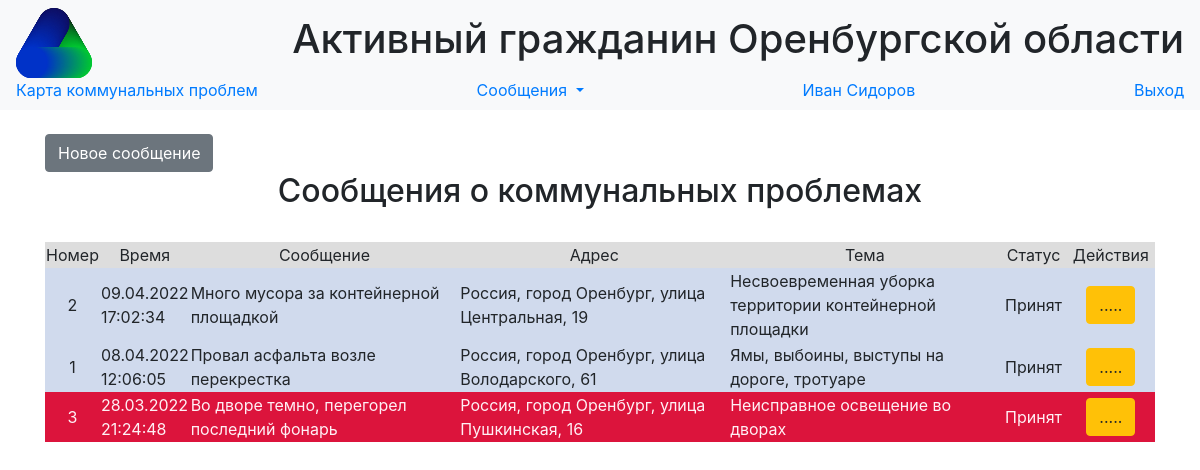
The app's page /calls (signed in), older data.
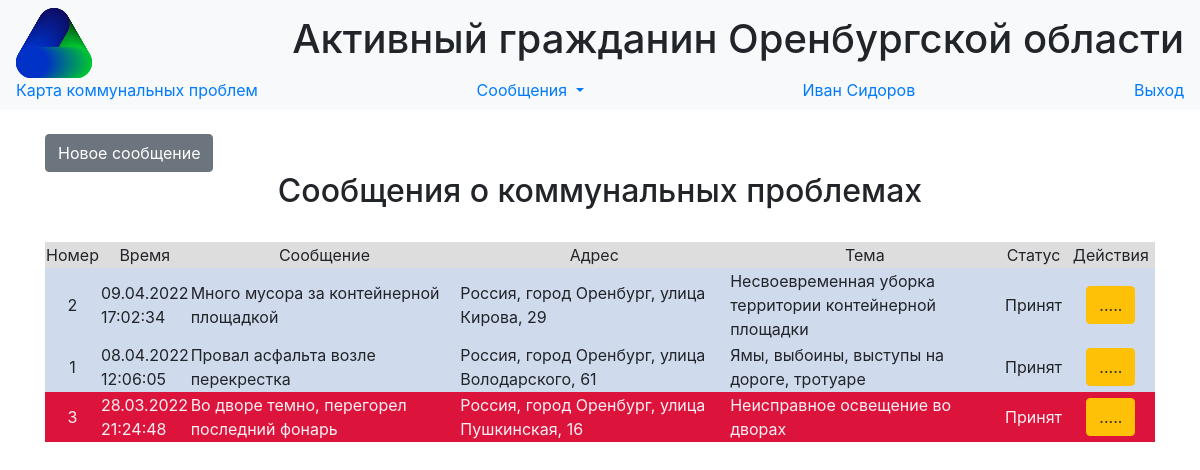
The same page, newer data.
### data/users.py (models this page shows, shortened)
class User(SqlAlchemyBase, UserMixin,SerializerMixin):
    __tablename__ = 'users'
    id = sqlalchemy.Column(sqlalchemy.Integer,
                           primary_key=True, autoincrement=True)
    surname = sqlalchemy.Column(sqlalchemy.String, nullable=True)
    name = sqlalchemy.Column(sqlalchemy.String, nullable=True)
    position = sqlalchemy.Column(sqlalchemy.String, nullable=True)
    locality = sqlalchemy.Column(sqlalchemy.String, nullable=True)
    email = sqlalchemy.Column(sqlalchemy.String,
                              index=True, unique=True, nullable=True)
    hashed_password = sqlalchemy.Column(sqlalchemy.String, nullable=True)
    modified_date = sqlalchemy.Column(sqlalchemy.DateTime,
                                      default=datetime.datetime.now)

### data/calls.py (models this page shows, shortened)
class Call(SqlAlchemyBase, SerializerMixin):
    __tablename__ = 'calls'
    id = sqlalchemy.Column(sqlalchemy.Integer,
                           primary_key=True, autoincrement=True)
    message = sqlalchemy.Column(sqlalchemy.String, nullable=True)
    address = sqlalchemy.Column(sqlalchemy.String, nullable=True)
    point = sqlalchemy.Column(sqlalchemy.String, nullable=True)
    service = sqlalchemy.Column(sqlalchemy.String, nullable=True)
    status = sqlalchemy.Column(sqlalchemy.String, nullable=True)
    call_time = sqlalchemy.Column(sqlalchemy.DateTime,
                                  default=datetime.datetime.utcnow())
    finish_time = sqlalchemy.Column(sqlalchemy.DateTime,
                                    nullable=True)
    answer = sqlalchemy.Column(sqlalchemy.String, nullable=True)

### main.py (the view)
@app.route('/calls')
@login_required
def calls():
    db_sess = db_session.create_session()
    calls = db_sess.query(Call).order_by(desc(Call.call_time)).all()
    db_sess.commit()
    return render_template('calls.html', calls=calls, time_now=datetime.datetime.today())

### data/db_session.py (called while the page is built)
def create_session() -> Session:
    global __factory
    return __factory()

### main.py (called while the page is built)
@login_manager.user_loader
def load_user(user_id):
    db_sess = db_session.create_session()
    return db_sess.query(User).get(user_id)

### templates/calls.html (shortened to what this page needs)
{% extends "base.html" %}
{% block content %}
{% set STATUSES  = {"received": "Принят", "serviced": "Выполняется", "finished":  "Завершен"} %}
<br>
{% if current_user.is_authenticated %}
    <a href="/add_call" class="btn btn-secondary">Новое сообщение</a>
{% endif %}
<br>
<h2 align="center">Сообщения о коммунальных проблемах</h2>
<br>
<div class="table_container">
    <table class="my_table">
        <tr class="my_row">
            <td class="title" width="2%" bgcolor="#dddddd" align="center">Номер</td>
            <td class="title" width="5%" bgcolor="#dddddd" align="center">Время</td>
            <td class="title" width="25%" bgcolor="#dddddd" align="center">Сообщение</td>
            <td class="title" width="25%" bgcolor="#dddddd" align="center">Адрес</td>
            <td class="title" width="25%" bgcolor="#dddddd" align="center">Тема</td>
            <td class="title" width="6%" bgcolor="#dddddd" align="center">Статус</td>
            <td class="title" width="8%" bgcolor="#dddddd" align="center">Действия</td>
        </tr>
        {% for call in calls %}
            {% if (time_now - call.call_time).days >= 10 and call.status != "finished" %}
                {%  set color = "#dc143c" %}
                {% set text_color = "#FFF0F5" %}
            {% else %}
                {% set color = "#d0daed"  %}
                {% set text_color = "ffffff" %}
            {% endif %}
        <tr class="my_row">
            <td class="ordinary" bgcolor ={{color}} align="center" style="color:{{text_color}}">{{ call.id }}</td>
            <td class="ordinary" bgcolor ={{color}} style="color:{{text_color}}">{{ moment(call.call_time).format("DD.MM.YYYY HH:mm:ss") }}</td>
            <td class="ordinary" bgcolor ={{color}} style="color:{{text_color}}">{{ call.message }}</td>
            <td class="ordinary" bgcolor ={{color}} style="color:{{text_color}}">
                <span class="ymaps-geolink">
                        {{ call.address }}
                </span>
            </td>
            <td class="ordinary" bgcolor ={{color}} style="color:{{text_color}}">
                {{ call.service }}
            </td>
            <td class="ordinary" bgcolor ={{color}} align="center" style="color:{{text_color}}">{{ STATUSES[call.status] }}</td>
            <td class="ordinary" bgcolor ={{color}} align="center" style="color:{{text_color}}">
                {% if current_user.is_authenticated %}
                <div>       <a href="/calls/{{ call.id }}" class="btn btn-warning">.....</a>
                </div>
                {% endif %}
            </td>
        </tr>
        {% endfor %}
    </table>
</div>
{% endblock %}

### templates/base.html (shortened to what this page needs)
<!DOCTYPE html>
<html lang="en">
<head>
    <link rel="stylesheet" href="../static/css/bootstrap.min.css">
    <link rel="stylesheet" type="text/css" href="../static/css/style.css" />
</head>
  <body>
    <header>
      <nav class="navbar navbar-light bg-light">
          <img src="/static/favicon.svg" height = "70px">
          <h1>Активный гражданин Оренбургской области </h1>
          <a class="nav-brand" href="/map">Карта коммунальных проблем</a>
          {% if current_user.is_authenticated %}
          <div class="nav-item dropdown">
          <a class="nav-brand dropdown-toggle" href="#" id="navbarDropdownMenuLink" role="button"
             data-toggle="dropdown" aria-haspopup="true" aria-expanded="false"> Сообщения </a>
          </div>
          <a class="navbar-link" href="/users/{{current_user.id}}">{{current_user.name}} {{current_user.surname}}</a>
          <a class="navbar-link" href="/logout">Выход</a>
          {% else %}
            <p>
                <a class="btn btn-success" href="/login">Войти</a>
                <a class="btn btn-primary " href="/register">Зарегистрироваться</a>
            </p>
          {% endif %}
      </nav>
    </header>
    <main role="main" class="container">
        {% block content %}
        {% endblock %}
    </main>
  </body>
</html>

Row changes from the older to the newer data that the page shows:
changed Call "Много мусора за контейнерной площадкой": address "Россия, город Оренбург, улица Центральная, 19" → "Россия, город Оренбург, улица Кирова, 29"
